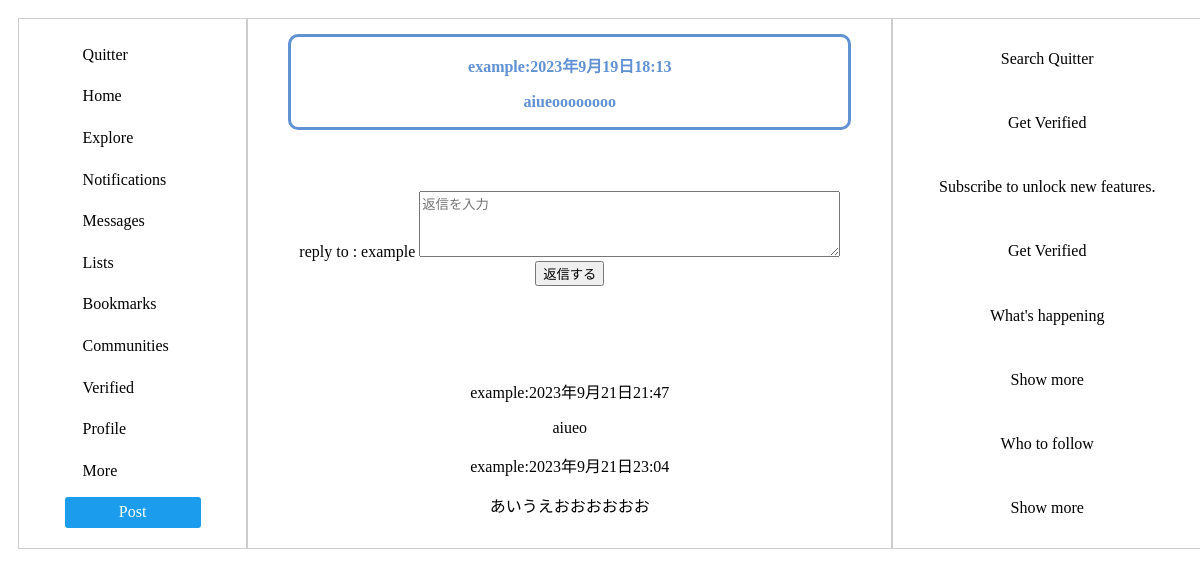
Screenshot of /reply/14 with the database file from the repository.
### accounts/models.py (models this page shows)
class Text(models.Model):
    text=models.TextField()
    created_at = models.DateTimeField(auto_now_add=True)
    created_by = models.ForeignKey(settings.AUTH_USER_MODEL, on_delete=models.CASCADE,null=True, blank=True)
    reply_to = models.IntegerField(null=True)
    total_replys = models.IntegerField(default=0)
    total_like=models.IntegerField(default=0)

### accounts/views.py (the view, shortened to what this page needs)
# urls.py: path('reply/<int:text_id>',reply,name="reply"),
def reply(request, text_id):#text_idは返信された投稿のId
    toukou = Text.objects.get(id=text_id)#toukouは返信された投稿
    reply_ = Text.objects.filter(reply_to=text_id)#replyは返信した投稿
    return render(request, 'reply.html', {'text': toukou, 'reply_': reply_}) #{}でかかれてるのはhtmlで値を使えるとこ。'text''reply'が使える

### templates/reply.html (shortened to what this page needs)
{% load static %}
<head>
    <link rel="stylesheet" href="{% static './css/homepage.css' %}">
</head>
<body class="lan">
    <div id="flexbox">
        <div class="box-item1">
            <a href="#" class="btn-flat-border left-aligned">Quitter</a>
            <a href="{% url 'home' %}" class="btn-flat-border">Home</a>
            <a href="#" class="btn-flat-border">Explore</a>
            <a href="#" class="btn-flat-border">Notifications</a>
            <a href="#" class="btn-flat-border">Messages</a>
            <a href="#" class="btn-flat-border">Lists</a>
            <a href="#" class="btn-flat-border">Bookmarks</a>
            <a href="#" class="btn-flat-border">Communities</a>
            <a href="#" class="btn-flat-border">Verified</a>
            <a href="{% url 'profile' %}" class="btn-flat-border">Profile</a>
            <a href="#" class="btn-flat-border">More</a>
            <a href="#" class="btn-flat-border1">Post</a>
        </div>
        <div class="box-item2">
            <div class="postbox">
                <p>{{ text.created_by }}:{{text.created_at}}</p>
                <p>{{ text.text }}</p>
            </div>
            <form method="post">
                <label>reply to : {{text.created_by}}</label>
                <textarea id="text" name="text" rows="4" cols="50" placeholder="返信を入力"></textarea>
                <br>
                <input type="submit" value="返信する">
            </form>
            <div>
                {% for reply in reply_ %}
                <p>{{reply.created_by}}:{{reply.created_at}}</p>
                <p>{{ reply.text }}</p>
                {% empty %}
                <p>まだ返信はありません。</p>
                {% endfor %}
                </div>
        </div>
    <div class="box-item3">
        <p>Search Quitter</p>
        <p>Get Verified</p>
        <p>Subscribe to unlock new features.</p>
        <p>Get Verified</p>
        <p>What's happening</p>
        <p>Show more</p>
        <p>Who to follow</p>
        <p>Show more</p>
        </div>
    </div>
</body>
</html>

### static/css/homepage.css (style rules this page uses)
#flexbox { display:flex; background:white; width: 100%; height:auto; padding:10px; }
.box-item1 { flex-grow: 1; background:white; text-align: center; padding:15px 40px; border:1px solid rgb(206, 205, 205); display: flex; flex-direction: column; justify-content: space-between; }
.box-item2 { flex-grow: 2; background:white; text-align: center; padding:15px 40px; border:1px solid rgb(206, 205, 205); display: flex; flex-direction: column; justify-content: space-between; }
.box-item3 { flex-grow: 1; background:white; text-align: center; padding:15px 40px; border:1px solid rgb(206, 205, 205); display: flex; flex-direction: column; justify-content: space-between; }
.btn-flat-border, .btn-flat-border1 { text-align: left; display: block; margin: 5px auto; padding: 0.3em 1em; text-decoration: none; transition: .4s; border-radius: 3px; width: 100px; text-align: center; padding: 0.3em 1em; }
.btn-flat-border { padding: 0.3em 1em; text-decoration: none; color: black; border: solid 2px white; border-radius: 3px; text-align: left; transition: .4s; display: block; margin: 5px auto; }
.btn-flat-border1 { display: inline-block; padding: 0.3em 1em; text-decoration: none; color: white; border: solid 2px rgb(27, 156, 236); border-radius: 3px; transition: .4s; background-color: rgb(27, 156, 236); display: block; margin: 5px auto; }
.left-aligned { text-align: left; }
.postbox { font-weight: bold; color: #6091d3; background: #FFF; border: solid 3px #6091d3; border-radius: 10px; }

### rows the page displays
Text: created_by "example", created_at "2023年9月19日18:13", text "aiueoooooooo"
Text: created_by "example", created_at "2023年9月21日21:47", text "aiueo"
Text: created_by "example", created_at "2023年9月21日23:04", text "あいうえおおおおおお"
